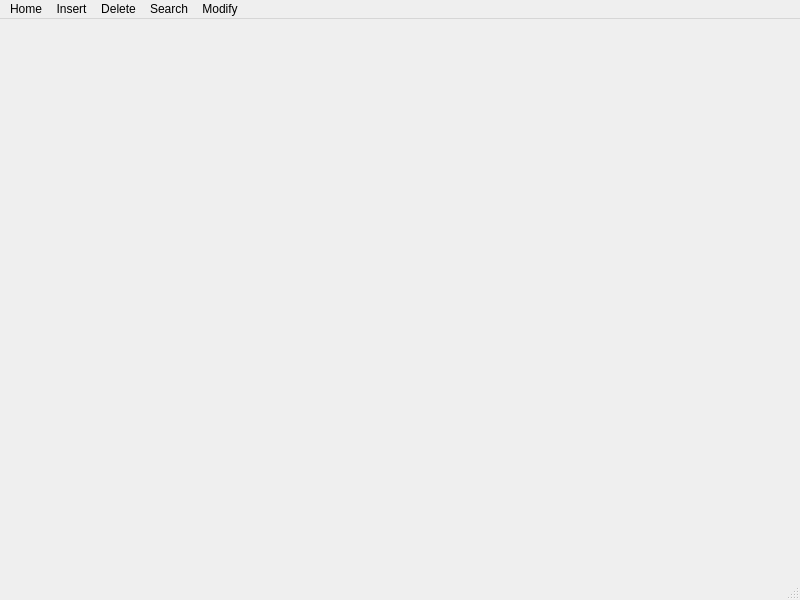
<?xml version="1.0" encoding="UTF-8"?>
<ui version="4.0">
 <class>MainWindow</class>
 <widget class="QMainWindow" name="MainWindow">
  <property name="geometry">
   <rect>
    <x>0</x>
    <y>0</y>
    <width>800</width>
    <height>600</height>
   </rect>
  </property>
  <property name="windowTitle">
   <string>MainWindow</string>
  </property>
  <widget class="QWidget" name="centralwidget"/>
  <widget class="QMenuBar" name="menubar">
   <property name="geometry">
    <rect>
     <x>0</x>
     <y>0</y>
     <width>800</width>
     <height>17</height>
    </rect>
   </property>
   <widget class="QMenu" name="menuHome">
    <property name="title">
     <string>Home</string>
    </property>
   </widget>
   <widget class="QMenu" name="menuInsert">
    <property name="title">
     <string>Insert</string>
    </property>
   </widget>
   <widget class="QMenu" name="menuDelete">
    <property name="title">
     <string>Delete</string>
    </property>
   </widget>
   <widget class="QMenu" name="menuSearch">
    <property name="title">
     <string>Search</string>
    </property>
   </widget>
   <widget class="QMenu" name="menuModify">
    <property name="title">
     <string>Modify</string>
    </property>
   </widget>
   <addaction name="menuHome"/>
   <addaction name="menuInsert"/>
   <addaction name="menuDelete"/>
   <addaction name="menuSearch"/>
   <addaction name="menuModify"/>
  </widget>
  <widget class="QStatusBar" name="statusbar"/>
 </widget>
 <resources/>
 <connections/>
</ui>
